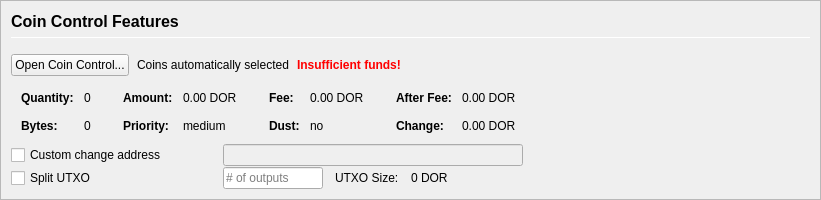
         <widget class="QFrame" name="frameCoinControl">
          <property name="sizePolicy">
           <sizepolicy hsizetype="Expanding" vsizetype="Expanding">
            <horstretch>0</horstretch>
            <verstretch>0</verstretch>
           </sizepolicy>
          </property>
          <property name="maximumSize">
           <size>
            <width>16777215</width>
            <height>16777215</height>
           </size>
          </property>
          <property name="frameShape">
           <enum>QFrame::StyledPanel</enum>
          </property>
          <property name="frameShadow">
           <enum>QFrame::Sunken</enum>
          </property>
          <layout class="QVBoxLayout" name="verticalLayoutCoinControl2">
           <property name="spacing">
            <number>0</number>
           </property>
           <property name="leftMargin">
            <number>0</number>
           </property>
           <property name="topMargin">
            <number>0</number>
           </property>
           <property name="rightMargin">
            <number>0</number>
           </property>
           <property name="bottomMargin">
            <number>0</number>
           </property>
           <item>
            <widget class="QFrame" name="frameCoinControl_BG">
             <layout class="QVBoxLayout" name="verticalLayoutCoinControl" stretch="0,0,0,0,0,0">
              <property name="spacing">
               <number>1</number>
              </property>
              <property name="leftMargin">
               <number>10</number>
              </property>
              <property name="topMargin">
               <number>10</number>
              </property>
              <item>
               <layout class="QHBoxLayout" name="horizontalLayoutCoinControl1">
                <property name="bottomMargin">
                 <number>15</number>
                </property>
                <item>
                 <layout class="QVBoxLayout" name="verticalLayout_3">
                  <property name="spacing">
                   <number>6</number>
                  </property>
                  <item>
                   <widget class="QLabel" name="labelCoinControlFeatures">
                    <property name="sizePolicy">
                     <sizepolicy hsizetype="Preferred" vsizetype="Maximum">
                      <horstretch>0</horstretch>
                      <verstretch>0</verstretch>
                     </sizepolicy>
                    </property>
                    <property name="minimumSize">
                     <size>
                      <width>0</width>
                      <height>20</height>
                     </size>
                    </property>
                    <property name="font">
                     <font>
                      <pointsize>12</pointsize>
                      <weight>75</weight>
                      <bold>true</bold>
                     </font>
                    </property>
                    <property name="styleSheet">
                     <string notr="true">font-weight:bold;</string>
                    </property>
                    <property name="text">
                     <string>Coin Control Features</string>
                    </property>
                   </widget>
                  </item>
                  <item>
                   <widget class="Line" name="line">
                    <property name="minimumSize">
                     <size>
                      <width>0</width>
                      <height>1</height>
                     </size>
                    </property>
                    <property name="maximumSize">
                     <size>
                      <width>16777215</width>
                      <height>1</height>
                     </size>
                    </property>
                    <property name="orientation">
                     <enum>Qt::Horizontal</enum>
                    </property>
                   </widget>
                  </item>
                 </layout>
                </item>
               </layout>
              </item>
              <item>
               <layout class="QHBoxLayout" name="horizontalLayoutCoinControl2" stretch="0,0,0,0">
                <property name="spacing">
                 <number>8</number>
                </property>
                <property name="bottomMargin">
                 <number>10</number>
                </property>
                <item>
                 <widget class="QPushButton" name="pushButtonCoinControl">
                  <property name="styleSheet">
                   <string notr="true"/>
                  </property>
                  <property name="text">
                   <string>Open Coin Control...</string>
                  </property>
                  <property name="autoDefault">
                   <bool>false</bool>
                  </property>
                 </widget>
                </item>
                <item>
                 <widget class="QLabel" name="labelCoinControlAutomaticallySelected">
                  <property name="text">
                   <string>Coins automatically selected</string>
                  </property>
                  <property name="margin">
                   <number>5</number>
                  </property>
                 </widget>
                </item>
                <item>
                 <widget class="QLabel" name="labelCoinControlInsuffFunds">
                  <property name="font">
                   <font>
                    <weight>75</weight>
                    <bold>true</bold>
                   </font>
                  </property>
                  <property name="styleSheet">
                   <string notr="true">color:red;font-weight:bold;</string>
                  </property>
                  <property name="text">
                   <string>Insufficient funds!</string>
                  </property>
                  <property name="margin">
                   <number>5</number>
                  </property>
                 </widget>
                </item>
                <item>
                 <spacer name="horizontalSpacerCoinControl">
                  <property name="orientation">
                   <enum>Qt::Horizontal</enum>
                  </property>
                  <property name="sizeHint" stdset="0">
                   <size>
                    <width>40</width>
                    <height>1</height>
                   </size>
                  </property>
                 </spacer>
                </item>
               </layout>
              </item>
              <item>
               <widget class="QWidget" name="widgetCoinControl" native="true">
                <property name="sizePolicy">
                 <sizepolicy hsizetype="Preferred" vsizetype="Preferred">
                  <horstretch>0</horstretch>
                  <verstretch>0</verstretch>
                 </sizepolicy>
                </property>
                <property name="minimumSize">
                 <size>
                  <width>0</width>
                  <height>0</height>
                 </size>
                </property>
                <property name="styleSheet">
                 <string notr="true"/>
                </property>
                <layout class="QHBoxLayout" name="horizontalLayoutCoinControl5">
                 <property name="leftMargin">
                  <number>0</number>
                 </property>
                 <property name="topMargin">
                  <number>0</number>
                 </property>
                 <property name="rightMargin">
                  <number>0</number>
                 </property>
                 <property name="bottomMargin">
                  <number>0</number>
                 </property>
                 <item>
                  <layout class="QHBoxLayout" name="horizontalLayoutCoinControl3" stretch="0,0,0,1">
                   <property name="spacing">
                    <number>20</number>
                   </property>
                   <property name="topMargin">
                    <number>0</number>
                   </property>
                   <property name="bottomMargin">
                    <number>10</number>
                   </property>
                   <item>
                    <layout class="QFormLayout" name="formLayoutCoinControl1">
                     <property name="horizontalSpacing">
                      <number>10</number>
                     </property>
                     <property name="verticalSpacing">
                      <number>14</number>
                     </property>
                     <property name="leftMargin">
                      <number>10</number>
                     </property>
                     <property name="topMargin">
                      <number>4</number>
                     </property>
                     <property name="rightMargin">
                      <number>6</number>
                     </property>
                     <item row="0" column="0">
                      <widget class="QLabel" name="labelCoinControlQuantityText">
                       <property name="font">
                        <font>
                         <weight>75</weight>
                         <bold>true</bold>
                        </font>
                       </property>
                       <property name="text">
                        <string>Quantity:</string>
                       </property>
                       <property name="margin">
                        <number>0</number>
                       </property>
                      </widget>
                     </item>
                     <item row="0" column="1">
                      <widget class="QLabel" name="labelCoinControlQuantity">
                       <property name="cursor">
                        <cursorShape>IBeamCursor</cursorShape>
                       </property>
                       <property name="contextMenuPolicy">
                        <enum>Qt::ActionsContextMenu</enum>
                       </property>
                       <property name="text">
                        <string notr="true">0</string>
                       </property>
                       <property name="margin">
                        <number>0</number>
                       </property>
                       <property name="textInteractionFlags">
                        <set>Qt::LinksAccessibleByMouse|Qt::TextSelectableByKeyboard|Qt::TextSelectableByMouse</set>
                       </property>
                      </widget>
                     </item>
                     <item row="1" column="0">
                      <widget class="QLabel" name="labelCoinControlBytesText">
                       <property name="font">
                        <font>
                         <weight>75</weight>
                         <bold>true</bold>
                        </font>
                       </property>
                       <property name="text">
                        <string>Bytes:</string>
                       </property>
                      </widget>
                     </item>
                     <item row="1" column="1">
                      <widget class="QLabel" name="labelCoinControlBytes">
                       <property name="cursor">
                        <cursorShape>IBeamCursor</cursorShape>
                       </property>
                       <property name="contextMenuPolicy">
                        <enum>Qt::ActionsContextMenu</enum>
                       </property>
                       <property name="text">
                        <string notr="true">0</string>
                       </property>
                       <property name="textInteractionFlags">
                        <set>Qt::LinksAccessibleByMouse|Qt::TextSelectableByKeyboard|Qt::TextSelectableByMouse</set>
                       </property>
                      </widget>
                     </item>
                    </layout>
                   </item>
                   <item>
                    <layout class="QFormLayout" name="formLayoutCoinControl2">
                     <property name="horizontalSpacing">
                      <number>10</number>
                     </property>
                     <property name="verticalSpacing">
                      <number>14</number>
                     </property>
                     <property name="leftMargin">
                      <number>6</number>
                     </property>
                     <property name="topMargin">
                      <number>4</number>
                     </property>
                     <property name="rightMargin">
                      <number>6</number>
                     </property>
                     <item row="0" column="0">
                      <widget class="QLabel" name="labelCoinControlAmountText">
                       <property name="font">
                        <font>
                         <weight>75</weight>
                         <bold>true</bold>
                        </font>
                       </property>
                       <property name="text">
                        <string>Amount:</string>
                       </property>
                       <property name="margin">
                        <number>0</number>
                       </property>
                      </widget>
                     </item>
                     <item row="0" column="1">
                      <widget class="QLabel" name="labelCoinControlAmount">
                       <property name="cursor">
                        <cursorShape>IBeamCursor</cursorShape>
                       </property>
                       <property name="contextMenuPolicy">
                        <enum>Qt::ActionsContextMenu</enum>
                       </property>
                       <property name="text">
                        <string notr="true">0.00 DOR</string>
                       </property>
                       <property name="textInteractionFlags">
                        <set>Qt::LinksAccessibleByMouse|Qt::TextSelectableByKeyboard|Qt::TextSelectableByMouse</set>
                       </property>
                      </widget>
                     </item>
                     <item row="1" column="0">
                      <widget class="QLabel" name="labelCoinControlPriorityText">
                       <property name="font">
                        <font>
                         <weight>75</weight>
                         <bold>true</bold>
                        </font>
                       </property>
                       <property name="text">
                        <string>Priority:</string>
                       </property>
                      </widget>
                     </item>
                     <item row="1" column="1">
                      <widget class="QLabel" name="labelCoinControlPriority">
                       <property name="cursor">
                        <cursorShape>IBeamCursor</cursorShape>
                       </property>
                       <property name="contextMenuPolicy">
                        <enum>Qt::ActionsContextMenu</enum>
                       </property>
                       <property name="text">
                        <string>medium</string>
                       </property>
                       <property name="textInteractionFlags">
                        <set>Qt::LinksAccessibleByMouse|Qt::TextSelectableByKeyboard|Qt::TextSelectableByMouse</set>
                       </property>
                      </widget>
                     </item>
                    </layout>
                   </item>
                   <item>
                    <layout class="QFormLayout" name="formLayoutCoinControl3">
                     <property name="horizontalSpacing">
                      <number>10</number>
                     </property>
                     <property name="verticalSpacing">
                      <number>14</number>
                     </property>
                     <property name="leftMargin">
                      <number>6</number>
                     </property>
                     <property name="topMargin">
                      <number>4</number>
                     </property>
                     <property name="rightMargin">
                      <number>6</number>
                     </property>
                     <item row="0" column="0">
                      <widget class="QLabel" name="labelCoinControlFeeText">
                       <property name="font">
                        <font>
                         <weight>75</weight>
                         <bold>true</bold>
                        </font>
                       </property>
                       <property name="text">
                        <string>Fee:</string>
                       </property>
                       <property name="margin">
                        <number>0</number>
                       </property>
                      </widget>
                     </item>
                     <item row="0" column="1">
                      <widget class="QLabel" name="labelCoinControlFee">
                       <property name="cursor">
                        <cursorShape>IBeamCursor</cursorShape>
                       </property>
                       <property name="contextMenuPolicy">
                        <enum>Qt::ActionsContextMenu</enum>
                       </property>
                       <property name="text">
                        <string notr="true">0.00 DOR</string>
                       </property>
                       <property name="textInteractionFlags">
                        <set>Qt::LinksAccessibleByMouse|Qt::TextSelectableByKeyboard|Qt::TextSelectableByMouse</set>
                       </property>
                      </widget>
                     </item>
                     <item row="1" column="0">
                      <widget class="QLabel" name="labelCoinControlLowOutputText">
                       <property name="font">
                        <font>
                         <weight>75</weight>
                         <bold>true</bold>
                        </font>
                       </property>
                       <property name="text">
                        <string>Dust:</string>
                       </property>
                      </widget>
                     </item>
                     <item row="1" column="1">
                      <widget class="QLabel" name="labelCoinControlLowOutput">
                       <property name="cursor">
                        <cursorShape>IBeamCursor</cursorShape>
                       </property>
                       <property name="contextMenuPolicy">
                        <enum>Qt::ActionsContextMenu</enum>
                       </property>
                       <property name="text">
                        <string>no</string>
                       </property>
                       <property name="textInteractionFlags">
                        <set>Qt::LinksAccessibleByMouse|Qt::TextSelectableByKeyboard|Qt::TextSelectableByMouse</set>
                       </property>
                      </widget>
                     </item>
                    </layout>
                   </item>
                   <item>
                    <layout class="QFormLayout" name="formLayoutCoinControl4">
                     <property name="horizontalSpacing">
                      <number>10</number>
                     </property>
                     <property name="verticalSpacing">
                      <number>14</number>
                     </property>
                     <property name="leftMargin">
                      <number>6</number>
                     </property>
                     <property name="topMargin">
                      <number>4</number>
                     </property>
                     <property name="rightMargin">
                      <number>6</number>
                     </property>
                     <item row="0" column="0">
                      <widget class="QLabel" name="labelCoinControlAfterFeeText">
                       <property name="font">
                        <font>
                         <weight>75</weight>
                         <bold>true</bold>
                        </font>
                       </property>
                       <property name="text">
                        <string>After Fee:</string>
                       </property>
                       <property name="margin">
                        <number>0</number>
                       </property>
                      </widget>
                     </item>
                     <item row="0" column="1">
                      <widget class="QLabel" name="labelCoinControlAfterFee">
                       <property name="cursor">
                        <cursorShape>IBeamCursor</cursorShape>
                       </property>
                       <property name="contextMenuPolicy">
                        <enum>Qt::ActionsContextMenu</enum>
                       </property>
                       <property name="text">
                        <string notr="true">0.00 DOR</string>
                       </property>
                       <property name="textInteractionFlags">
                        <set>Qt::LinksAccessibleByMouse|Qt::TextSelectableByKeyboard|Qt::TextSelectableByMouse</set>
                       </property>
                      </widget>
                     </item>
                     <item row="1" column="0">
                      <widget class="QLabel" name="labelCoinControlChangeText">
                       <property name="font">
                        <font>
                         <weight>75</weight>
                         <bold>true</bold>
                        </font>
                       </property>
                       <property name="text">
                        <string>Change:</string>
                       </property>
                      </widget>
                     </item>
                     <item row="1" column="1">
                      <widget class="QLabel" name="labelCoinControlChange">
                       <property name="cursor">
                        <cursorShape>IBeamCursor</cursorShape>
                       </property>
                       <property name="contextMenuPolicy">
                        <enum>Qt::ActionsContextMenu</enum>
                       </property>
                       <property name="text">
                        <string notr="true">0.00 DOR</string>
                       </property>
                       <property name="textInteractionFlags">
                        <set>Qt::LinksAccessibleByMouse|Qt::TextSelectableByKeyboard|Qt::TextSelectableByMouse</set>
                       </property>
                      </widget>
                     </item>
                    </layout>
                   </item>
                  </layout>
                 </item>
                </layout>
               </widget>
              </item>
              <item>
               <layout class="QHBoxLayout" name="horizontalLayoutCoinControl4">
                <property name="spacing">
                 <number>12</number>
                </property>
                <property name="sizeConstraint">
                 <enum>QLayout::SetDefaultConstraint</enum>
                </property>
                <property name="topMargin">
                 <number>0</number>
                </property>
                <property name="rightMargin">
                 <number>0</number>
                </property>
                <item>
                 <widget class="QCheckBox" name="checkBoxCoinControlChange">
                  <property name="sizePolicy">
                   <sizepolicy hsizetype="Preferred" vsizetype="Preferred">
                    <horstretch>0</horstretch>
                    <verstretch>0</verstretch>
                   </sizepolicy>
                  </property>
                  <property name="minimumSize">
                   <size>
                    <width>200</width>
                    <height>0</height>
                   </size>
                  </property>
                  <property name="maximumSize">
                   <size>
                    <width>200</width>
                    <height>16777215</height>
                   </size>
                  </property>
                  <property name="toolTip">
                   <string>If this is activated, but the change address is empty or invalid, change will be sent to a newly generated address.</string>
                  </property>
                  <property name="text">
                   <string>Custom change address</string>
                  </property>
                 </widget>
                </item>
                <item>
                 <widget class="QValidatedLineEdit" name="lineEditCoinControlChange">
                  <property name="enabled">
                   <bool>false</bool>
                  </property>
                  <property name="sizePolicy">
                   <sizepolicy hsizetype="Preferred" vsizetype="Preferred">
                    <horstretch>0</horstretch>
                    <verstretch>0</verstretch>
                   </sizepolicy>
                  </property>
                  <property name="minimumSize">
                   <size>
                    <width>300</width>
                    <height>0</height>
                   </size>
                  </property>
                 </widget>
                </item>
                <item>
                 <widget class="QLabel" name="labelCoinControlChangeLabel">
                  <property name="sizePolicy">
                   <sizepolicy hsizetype="Preferred" vsizetype="Preferred">
                    <horstretch>0</horstretch>
                    <verstretch>0</verstretch>
                   </sizepolicy>
                  </property>
                  <property name="minimumSize">
                   <size>
                    <width>100</width>
                    <height>0</height>
                   </size>
                  </property>
                  <property name="text">
                   <string/>
                  </property>
                  <property name="margin">
                   <number>3</number>
                  </property>
                 </widget>
                </item>
               </layout>
              </item>
              <item>
               <layout class="QHBoxLayout" name="horizontalLayoutCoinControl6">
                <property name="spacing">
                 <number>12</number>
                </property>
                <property name="rightMargin">
                 <number>0</number>
                </property>
                <item>
                 <widget class="QCheckBox" name="splitBlockCheckBox">
                  <property name="sizePolicy">
                   <sizepolicy hsizetype="Preferred" vsizetype="Preferred">
                    <horstretch>0</horstretch>
                    <verstretch>0</verstretch>
                   </sizepolicy>
                  </property>
                  <property name="minimumSize">
                   <size>
                    <width>200</width>
                    <height>0</height>
                   </size>
                  </property>
                  <property name="maximumSize">
                   <size>
                    <width>200</width>
                    <height>16777215</height>
                   </size>
                  </property>
                  <property name="text">
                   <string>Split UTXO</string>
                  </property>
                 </widget>
                </item>
                <item>
                 <widget class="QLineEdit" name="splitBlockLineEdit">
                  <property name="sizePolicy">
                   <sizepolicy hsizetype="Preferred" vsizetype="Preferred">
                    <horstretch>50</horstretch>
                    <verstretch>0</verstretch>
                   </sizepolicy>
                  </property>
                  <property name="minimumSize">
                   <size>
                    <width>100</width>
                    <height>0</height>
                   </size>
                  </property>
                  <property name="maximumSize">
                   <size>
                    <width>100</width>
                    <height>16777215</height>
                   </size>
                  </property>
                  <property name="placeholderText">
                   <string># of outputs</string>
                  </property>
                 </widget>
                </item>
                <item>
                 <widget class="QLabel" name="labelBlockSizeText">
                  <property name="text">
                   <string>UTXO Size:</string>
                  </property>
                 </widget>
                </item>
                <item>
                 <widget class="QLabel" name="labelBlockSize">
                  <property name="text">
                   <string>0 DOR</string>
                  </property>
                 </widget>
                </item>
                <item>
                 <spacer name="horizontalSpacer_7">
                  <property name="orientation">
                   <enum>Qt::Horizontal</enum>
                  </property>
                  <property name="sizeHint" stdset="0">
                   <size>
                    <width>40</width>
                    <height>20</height>
                   </size>
                  </property>
                 </spacer>
                </item>
               </layout>
              </item>
              <item>
               <spacer name="verticalSpacerCoinControl">
                <property name="orientation">
                 <enum>Qt::Vertical</enum>
                </property>
                <property name="sizeHint" stdset="0">
                 <size>
                  <width>800</width>
                  <height>1</height>
                 </size>
                </property>
               </spacer>
              </item>
             </layout>
            </widget>
           </item>
          </layout>
         </widget>
